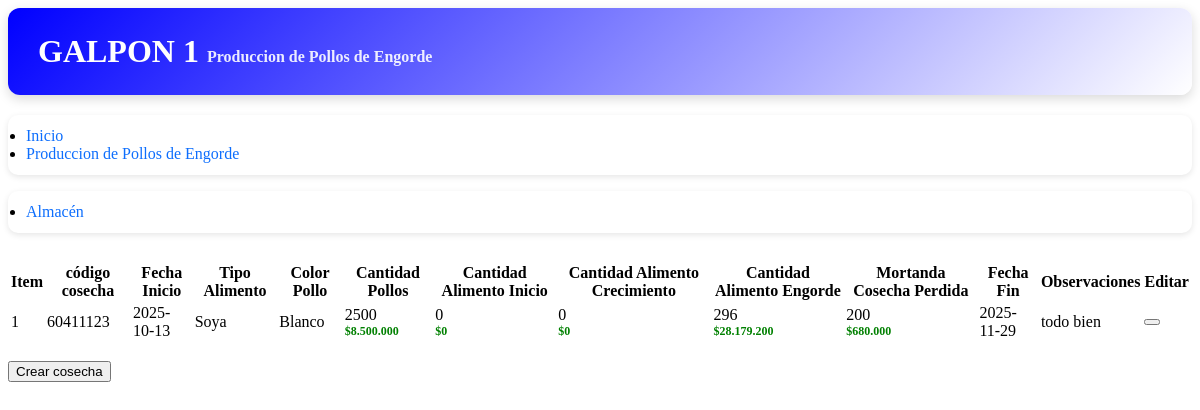
The page /administrador/vista_admin/vista_galpon1.php?codigo_orions=60411123 (signed in) on the database its author committed.
### tables this page shows
CREATE TABLE `galpon_1` (
  `codigo` int(10) NOT NULL,
  `codigo_orions` varchar(10) NOT NULL,
  `descripcion` varchar(200) NOT NULL,
  `tipo_alimento` varchar(200) NOT NULL,
  `fayido` int(255) NOT NULL,
  `cantidad` int(10) NOT NULL,
  `cantidad_pollo` int(10) NOT NULL,
  `color` varchar(100) NOT NULL,
  `fecha_inicio` date NOT NULL,
  `fecha_fin` date NOT NULL,
  `precio_pollo` float NOT NULL,
  `precio_alimento` float NOT NULL,
  `alimento_inicio` int(10) NOT NULL,
  `precio_inicio` float NOT NULL,
  `alimento_preinicio` int(10) NOT NULL,
  `precio_preinicio` float NOT NULL
);

### modelo/datos-galpon1.php (called while the page is built, shortened)
<?php
class misGalpon1
{
    function viewGalpones1($codigo_orions = null)
    {
        $conexion = new Conexion();
        if ($codigo_orions !== null) {
            $consulta = "SELECT
                            codigo,
                            codigo_orions,
                            cantidad_pollo,
                            precio_pollo,
                            color,
                            fayido,
                            tipo_alimento,
                            cantidad,
                            precio_alimento,
                            fecha_inicio,
                            fecha_fin,
                            descripcion,
                            alimento_inicio,
                            precio_inicio,
                            alimento_preinicio,
                            precio_preinicio
                         FROM galpon_1
                         WHERE codigo_orions = :codigo_orions
                         ORDER BY codigo ASC";
            $modules = $conexion->prepare($consulta);
            $modules->bindParam(':codigo_orions', $codigo_orions);
        }
        $modules->execute();
        return $modules->fetchAll(PDO::FETCH_ASSOC);
    }
    function countGalponir1()
    {
        $conexion = new Conexion();
        $consulta = "SELECT count(codigo_orions) as cant
                     FROM galpon_1";
        $modules = $conexion->prepare($consulta);
        $modules->execute();
        $data = $modules->fetch(PDO::FETCH_ASSOC);
        $total = $data['cant'];
        return $total;
    }
}

### administrador/vista_admin/vista_galpon1.php (the view, shortened to what this page needs)
<?php
require_once '../../modelo/val-admin.php';
include '../../modelo/datos-galpon1.php';
if ($rol_user != 1 && $rol_user != 2) {
    echo '<script language = javascript>
    alert ("Debe seleccionar un centro de formación.")
    self.location="../index.php"
    </script>';
} else {
    $mis_galpon1 = new misGalpon1();
    if (isset($_GET['codigo_orions']) && !empty($_GET['codigo_orions'])) {
        $codigo_orions = $_GET['codigo_orions'];
        $res = $mis_galpon1->viewGalpones1($codigo_orions);
    } else {
        $res = $mis_galpon1->viewGalpones1();
    }
}
?>
<div class="col-sm-12">
    <div class="page-head">
        <div class="page-head-modern">
            <h1>
                GALPON 1
                <small>Produccion de Pollos de Engorde</small>
            </h1>
        </div>
        <ul class="breadcrumb breadcrumb-modern">
            <li>
                <a href="index.php">Inicio</a>
            </li>
            <li>
                <a href="index.php">Produccion de Pollos de Engorde</a>
            </li>
        </ul>
        <ul class="breadcrumb breadcrumb-modern">
            <li>
                <a href="almacen.php">Almacén</a>
            </li>
        </ul>
        <br />
        <div class="table-responsive">
            <table id="example" class="table table-striped table-bordered">
                <thead>
                    <th>
                        <div class="text-center">Item</div>
                    </th>
                    <th>
                        <div class="text-center">código cosecha</div>
                    </th>
                    <th>
                        <div class="text-center">Fecha<br />Inicio</div>
                    </th>
                    <th>
                        <div class="text-center">Tipo Alimento</div>
                    </th>
                    <th>
                        <div class="text-center">Color Pollo</div>
                    </th>
                    <th>
                        <div class="text-center">Cantidad Pollos</div>
                    </th>
                    <th>
                        <div class="text-center">Cantidad Alimento Inicio</div>
                    </th>
                    <th>
                        <div class="text-center">Cantidad Alimento Crecimiento</div>
                    </th>
                    <th>
                        <div class="text-center">Cantidad Alimento Engorde</div>
                    </th>
                    <th>
                        <div class="text-center">Mortanda Cosecha Perdida</div>
                    </th>
                    <th>
                        <div class="text-center">Fecha<br />Fin</div>
                    </th>
                    <th>
                        <div class="text-center">Observaciones</div>
                    </th>
                    <th>
                        <div class="text-center">Editar</div>
                    </th>
                </thead>
                <tbody>
                    <?php
                    foreach ($res as $data) {
                        $cant_galpon1 = $mis_galpon1->countGalponir1(['codigo_orions']);
                        $datos = $data['codigo'] . "||" .
                            $data['codigo_orions'] . "||" .
                            $data['cantidad_pollo'] . "||" .
                            $data['precio_pollo'] . "||" .
                            $data['color'] . "||" .
                            $data['fayido'] . "||" .
                            $data['tipo_alimento'] . "||" .
                            $data['cantidad'] . "||" .
                            $data['precio_alimento'] . "||" .
                            $data['fecha_inicio'] . "||" .
                            $data['fecha_fin'] . "||" .
                            $data['descripcion'] . "||" .
                            $data['alimento_inicio'] . "||" .
                            $data['precio_inicio'] . "||" .
                            $data['alimento_preinicio'] . "||" .
                            $data['precio_preinicio'];
                    ?>
                        <tr>
                            <td>
                                <div class="text-center"><?php echo $data['codigo']; ?></div>
                            </td>
                            <td style="cursor:pointer;">
                                <div class="text-center" style="pointer-events:none;">
                                    <?php echo !empty($data['codigo_orions']) ? $data['codigo_orions'] : 'N/A'; ?>
                                </div>
                            </td>
                            <td>
                                <div class="text-center"><?php echo $data['fecha_inicio']; ?></div>
                            </td>
                            <td>
                                <div class="text-center"><?php echo !empty($data['tipo_alimento']) ? $data['tipo_alimento'] : 'N/A'; ?></div>
                            </td>
                            <td>
                                <div class="text-center"><?php echo !empty($data['color']) ? $data['color'] : 'N/A'; ?> </div>
                            </td>
                            <td>
                                <div class="text-center">
                                    <?php
                                    $cantidad = $data['cantidad_pollo'];
                                    $precio_unitario = $data['precio_pollo'];
                                    $precio_total = $cantidad * $precio_unitario;
                                    ?>
                                    <?php echo $cantidad; ?>
                                    <div style="font-size:12px; color:green; font-weight:bold;">
                                        $<?php echo number_format($precio_total, 0, ',', '.');
                                            ?>
                                    </div>
                                </div>
                            </td>
                            <td>
                                <div class="text-center">
                                    <?php
                                    $cantidad = $data['alimento_inicio'];
                                    $precio_unitario = $data['precio_inicio'];
                                    $precio_total = $cantidad * $precio_unitario;
                                    ?>
                                    <?php echo $cantidad; ?>
                                    <div style="font-size:12px; color:green; font-weight:bold;">
                                        $<?php echo number_format($precio_total, 0, ',', '.');
                                            ?>
                                    </div>
                                </div>
                            </td>
                            <td>
                                <div class="text-center">
                                    <?php
                                    $cantidad = $data['alimento_preinicio'];
                                    $precio_unitario = $data['precio_preinicio'];
                                    $precio_total = $cantidad * $precio_unitario;
                                    ?>
                                    <?php echo $cantidad; ?>
                                    <div style="font-size:12px; color:green; font-weight:bold;">
                                        $<?php echo number_format($precio_total, 0, ',', '.');
                                            ?>
                                    </div>
                                </div>
                            </td>
                            <td>
                                <div class="text-center">
                                    <?php
                                    $cantidad = $data['cantidad'];
                                    $precio_unitario = $data['precio_alimento'];
                                    $precio_total = $cantidad * $precio_unitario;
                                    ?>
                                    <?php echo $cantidad; ?>
                                    <div style="font-size:12px; color:green; font-weight:bold;">
                                        $<?php echo number_format($precio_total, 0, ',', '.'); ?>
                                    </div>
                                </div>
                            </td>
                            <td>
                                <div class="text-center">
                                    <?php
                                    $cantidad = $data['fayido'];
                                    $precio_unitario = $data['precio_pollo'];
                                    $precio_total = $cantidad * $precio_unitario;
                                    ?>
                                    <?php echo $cantidad; ?>
                                    <div style="font-size:12px; color:green; font-weight:bold;">
                                        $<?php echo number_format($precio_total, 0, ',', '.'); ?>
                                    </div>
                                </div>
                            </td>
                            <td>
                                <div class="text-center"><?php echo $data['fecha_fin']; ?></div>
                            </td>
                            <td>
                                <div class="text-center"><?php echo !empty($data['descripcion']) ? $data['descripcion'] : 'N/A'; ?></div>
                            </td>
                            <td>
                                <div class="text-center"><button class="btn btn-primary glyphicon glyphicon glyphicon-pencil" data-toggle="modal" data-target="#modalEdicionGalpon1" onclick="agregarFormGalpon1('<?php echo  $datos ?>')"></button></div>
                            </td>
                        </tr>
                    <?php
                    }
                    ?>
                </tbody>
            </table>
        </div>
        <br />
        <button type="button" class="btn btn-success" data-toggle="modal" data-target="#modalNuevoGalpon1">Crear cosecha</button>
        <br />
    </div>
</div>

### administrador/vista_admin/vista_galpon1.php (style rules this page uses)
.page-head-modern { background: linear-gradient(135deg, #0000ff, #ffffff); padding: 25px 30px; border-radius: 12px; color: #fff; box-shadow: 0 4px 12px rgba(0, 0, 0, 0.15); margin-bottom: 20px; }
.page-head-modern h1 { font-size: 32px; font-weight: 700; margin: 0; }
.page-head-modern small { font-size: 16px; opacity: 0.9; }
.breadcrumb-modern { background: #ffffff; padding: 12px 18px; border-radius: 10px; box-shadow: 0 2px 6px rgba(0, 0, 0, 0.1); margin-bottom: 10px; }
.breadcrumb-modern li a { color: #0d6efd; font-weight: 500; text-decoration: none; }

### rows shown on the page
galpon_1: codigo "1", codigo_orions "60411123", fecha_inicio "2025-10-13", tipo_alimento "Soya", color "Blanco", cantidad_pollo "2500", precio_total "8.500.000", alimento_inicio "0", alimento_preinicio "0", cantidad "296", precio_total "28.179.200", fayido "200", precio_total "680.000", fecha_fin "2025-11-29", descripcion "todo bien", precio_inicio 0 (drawn)
